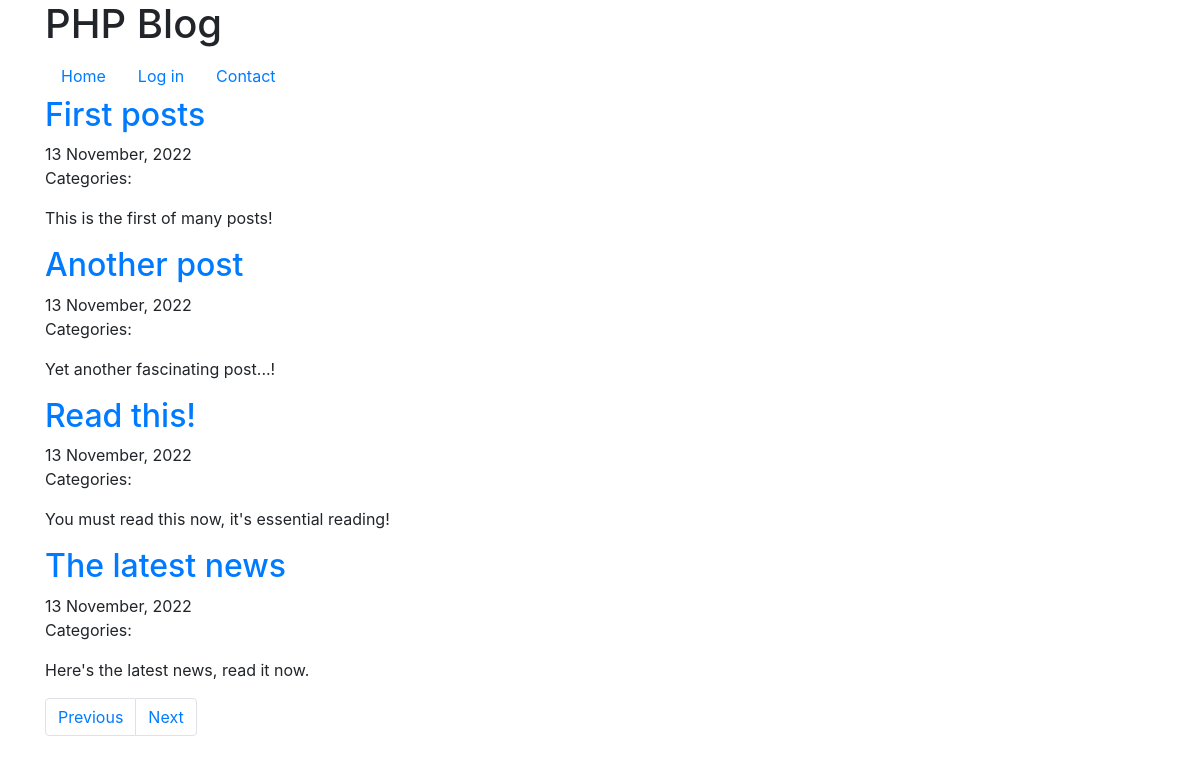
The app's page /, older data.
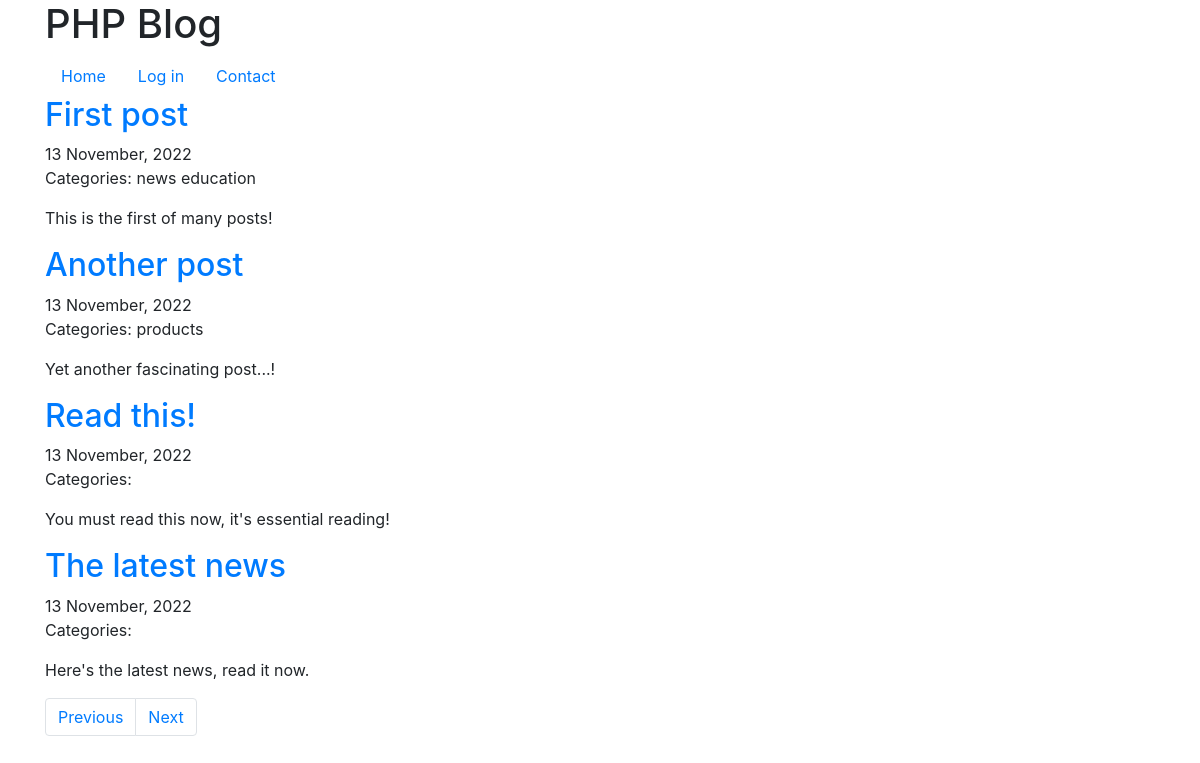
The same page, newer data.
### tables this page shows
CREATE TABLE `article` (
  `id` int(11) NOT NULL,
  `title` varchar(128) NOT NULL,
  `content` text NOT NULL,
  `published_at` datetime DEFAULT NULL,
  `image_file` varchar(200) DEFAULT NULL
);

### classes/Article.php (called while the page is built, shortened)
<?php
class Article {
    public static function getPage($conn, $limit, $offset, $only_published = false) {
        $condition = $only_published ? ' WHERE published_at IS NOT NULL' : "";
        $sql = "SELECT a.*, category.name AS category_name
                FROM (
                    SELECT *
                    FROM article
                    $condition
                    ORDER BY published_at
                    LIMIT :limit
                    OFFSET :offset) AS a
                LEFT JOIN article_category
                ON a.id = article_category.article_id
                LEFT JOIN category
                ON article_category.category_id = category.id";
        $stmt = $conn->prepare($sql);
        $stmt->bindValue(':limit', $limit, PDO::PARAM_INT);
        $stmt->bindValue(':offset', $offset, PDO::PARAM_INT);
        $stmt->execute();
        $results = $stmt->fetchAll(PDO::FETCH_ASSOC);
        $articles = [];
        $previous_id = null;
        foreach ($results as $row) {
            $article_id = $row['id'];
            if ($article_id != $previous_id) {
                $row['category_names'] = [];
                $articles[$article_id] = $row;
            }
            $articles[$article_id]['category_names'][] = $row['category_name'];
            $previous_id = $article_id;
        }
        return $articles;
    }
    public static function getTotal($conn, $only_published = false) {
        $condition = $only_published ? ' WHERE published_at IS NOT NULL' : "";
        return $conn->query("SELECT COUNT(*) FROM article $condition")->fetchColumn();
    }
}

### classes/Paginator.php (called while the page is built, shortened)
<?php
class Paginator {
    public function __construct($page, $records_per_page, $total_records) {
        $this->limit = $records_per_page;
        $page = filter_var($page, FILTER_VALIDATE_INT, [
            'options' => [
                'default' => 1,
                'min_range' => 1
            ]
        ]);
        $total_pages = ceil($total_records / $records_per_page);
        if ($page < $total_pages) {
            $this->next = $page + 1;
        }
        $this->offset = $records_per_page * ($page - 1);
    }
}

### index.php (the view, shortened to what this page needs)
<?php
$conn = require 'includes/db.php';
$paginator = new Paginator($_GET['page'] ?? 1, 4, Article::getTotal($conn, true));
$articles = Article::getPage($conn, $paginator->limit, $paginator->offset, true);
?>
<?php require 'includes/header.php' ?>
<?php if (empty($articles)) : ?>
    <p>No articles found.</p>
<?php else : ?>
    <ul id="index">
        <?php foreach ($articles as $article) : ?>
            <li>
                <article>
                    <h2><a href="article.php?id=<?= $article['id']; ?>"><?= htmlspecialchars($article['title']); ?></a></h2>
                    <time datetime="<?= $article['published_at']; ?>">
                        <?php
                            $datetime = new DateTime($article['published_at']);
                            echo $datetime->format("j F, Y");
                        ?>
                    </time>
                    <?php if ($article['category_names']) : ?>
                        <p>Categories:
                            <?php foreach ($article['category_names'] as $name) : ?>
                                <?= htmlspecialchars($name); ?>
                            <?php endforeach; ?>
                        </p>
                    <?php endif; ?>
                    <p><?= htmlspecialchars($article['content']); ?></p>
                </article>
            </li>
        <?php endforeach ?>
    </ul>
    <?php require 'includes/pagination.php'; ?>
<?php endif ?>
<?php require 'includes/footer.php' ?>

### includes/pagination.php
<?php $base = strtok($_SERVER["REQUEST_URI"], '?'); ?>
<nav>
    <ul class="pagination">
        <li class="page-item">
            <?php if ($paginator->previous) : ?>
                <a class="page-link" href="<?= $base; ?>?page=<?= $paginator->previous; ?>">Previous</a>
            <?php else : ?>
                <span class="page-link">Previous</span>
            <?php endif ?>
        </li>
        <li class="page-item">
            <?php if ($paginator->next) : ?>
                <a class="page-link" href="<?= $base; ?>?page=<?= $paginator->next; ?>">Next</a>
            <?php else : ?>
                <span class="page-link">Next</span>
            <?php endif ?>
        </li>
    </ul>
</nav>

Row changes from the older to the newer data that the page shows:
changed article "This is the first of many posts!": title "First posts" → "First post"
Text that changed along with them:
new list line: "news"
new list line: "education"
new list line: "products"
